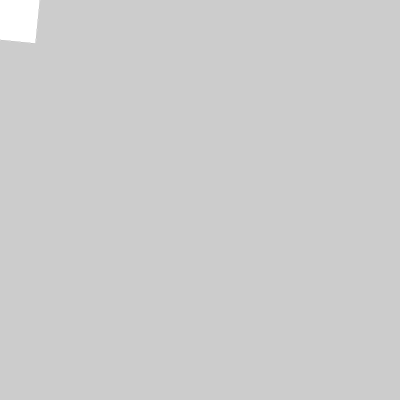
Frame 1 (no input)
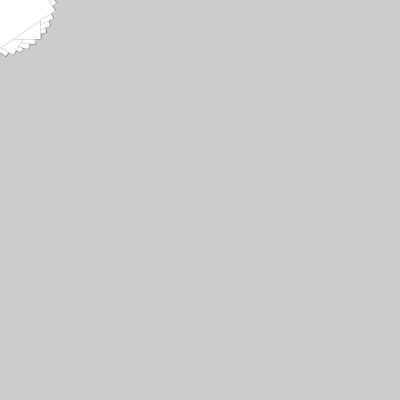
Frame 60 (the mouse pressed at the canvas centre just before this capture)
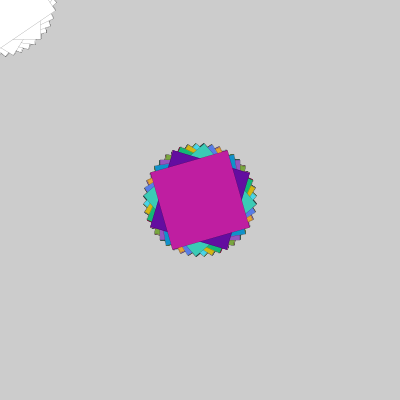
Frame 120 (the mouse held since frame 60 and released just before this capture)

The Processing sketch that drew these frames (run headless with seeded random() and noise(); from frame 60 on, the mouse is pressed at the canvas centre):

// Processing sketch: processing_77008
// ── processing_77008.pde

float a;
float b;
float c;
float i = 0.1;
int rectX = 80;
int rectY = 80;
int N = 2;
void setup() {
  size(400,400);
  smooth();
}

void draw() {
  translate(mouseX,mouseY);
if (mousePressed) {
    a = random(0,255);
    b = random(0,255);
    c = random(0,255);
    fill(a,b,c);
  } else {
    fill(255);
  }
  rotate(i++);
  strokeWeight(0);
rect(-rectX/2, -rectY/2, rectX, rectY);
}
